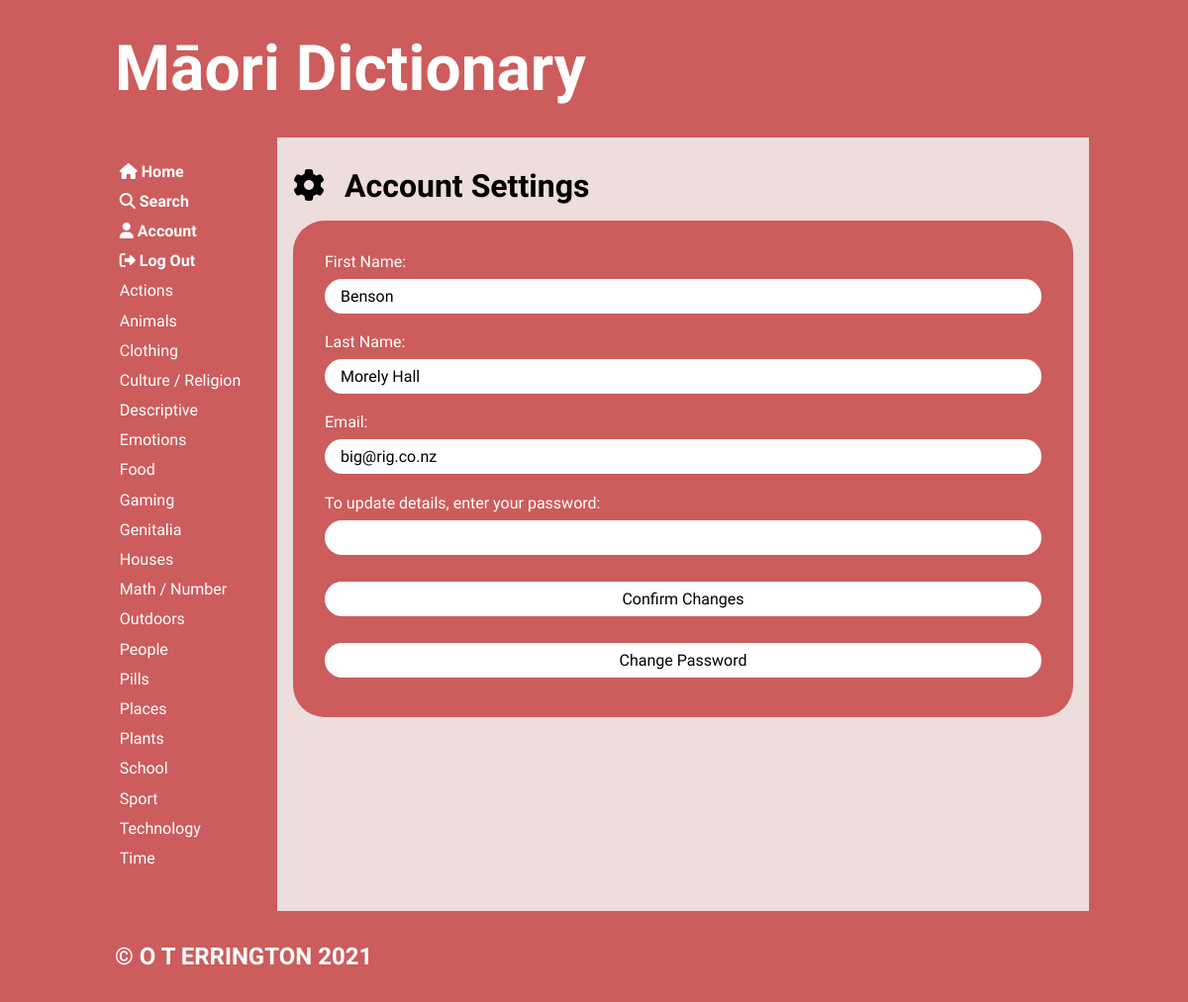
The page /usersettings (signed in) on the database as committed earlier.
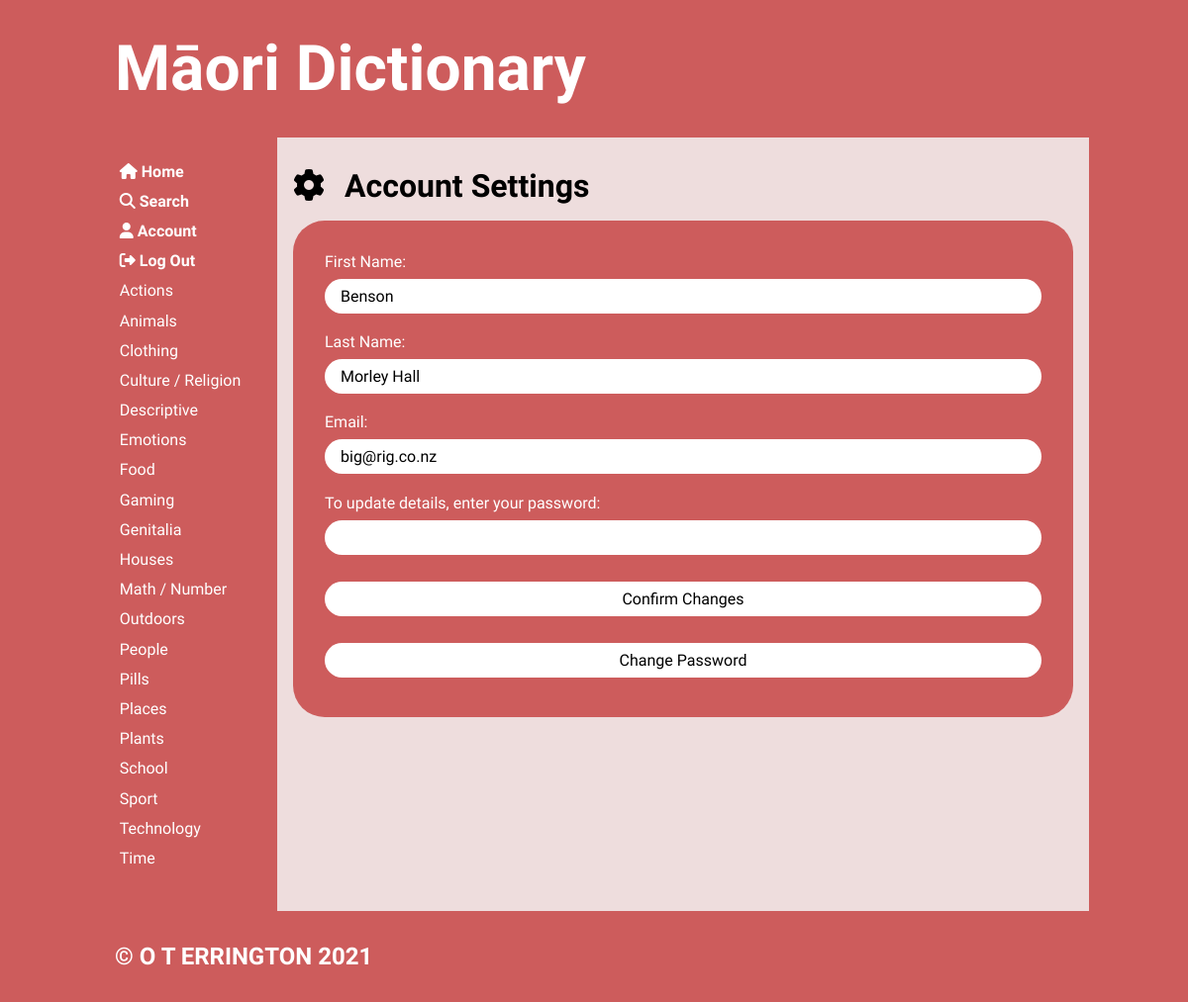
The same page on the database as committed later.
### tables this page shows
CREATE TABLE users
(
	user_id integer
		constraint users_pk
			primary key autoincrement,
	fname varchar(20),
	lname varchar(30),
	email varchar(50),
	password varchar(30)
);

### app.py (the view, shortened to what this page needs)
@app.route('/usersettings', methods=['GET', 'POST'])
def render_usersettings_page():
    if not is_logged_in():  # if not logged in redirect
        flash('You are not logged in')
        return redirect('/')
    con = create_connection(DB_NAME)
    query = """SELECT user_id, fname, lname, email, password
        FROM users
        WHERE user_id=?"""
    cur = con.cursor()
    cur.execute(query, (session['user_id'],))
    user_info = cur.fetchall()
    con.close()
    return render_template('usersettings.html', categories=get_categories(),
                           logged_in=is_logged_in(), user_info=user_info)

### app.py (called while the page is built)
def create_connection(db_file):
    try:
        connection = sqlite3.connect(db_file)
        return connection
    except Error as e:  # unless there's an error
        print(e)
    return None

def get_categories():
    con = create_connection(DB_NAME)
    query = """SELECT cat_id, category
            FROM categories
            ORDER BY category ASC"""
    cur = con.cursor()
    cur.execute(query)
    category_list = cur.fetchall()
    con.close()
    return category_list

def is_logged_in():
    if session.get("email") is None:
        print("not logged in")
        return False
    else:  # if email isn't empty then user must be logged in
        print("logged in")
        return True

### templates/usersettings.html (shortened to what this page needs)
{% extends 'base.html' %}
{% block main %}
    <div>
        <i class="fas fa-cog user-img"></i>
        <span class="span-heading">Account Settings</span>
        <form class="dataform" method="post">
            <div>
                <div><label for="fname">First Name:</label></div>
                <div><input type="text" name="fname" id="fname" required value="{{ user_info[0][1] }}"></div>
            </div>
            <div>
                <div><label for="lname">Last Name:</label></div>
                <div><input type="text" name="lname" id="lname" required value="{{ user_info[0][2] }}"></div>
            </div>
            <div>
                <div><label for="email">Email:</label></div>
                <div><input type="text" name="email" id="email" required value="{{ user_info[0][3] }}"></div>
            </div>
            <div>
                <div><label for="password">To update details, enter your password:</label></div>
                <div><input type="password" name="password" id="password" required></div>
            </div>
            <div>
                <div><input class="button" type="submit" value="Confirm Changes"></div>
            </div>
            <div>
                <div>
                    <button onclick="window.location.href='/changepassword'">
                        Change Password
                    </button>
                </div>
            </div>
        </form>
    </div>
{% endblock %}

Rows that differ between the two databases and show on the page:
changed users "Benson": lname "Morely Hall" → "Morley Hall"
